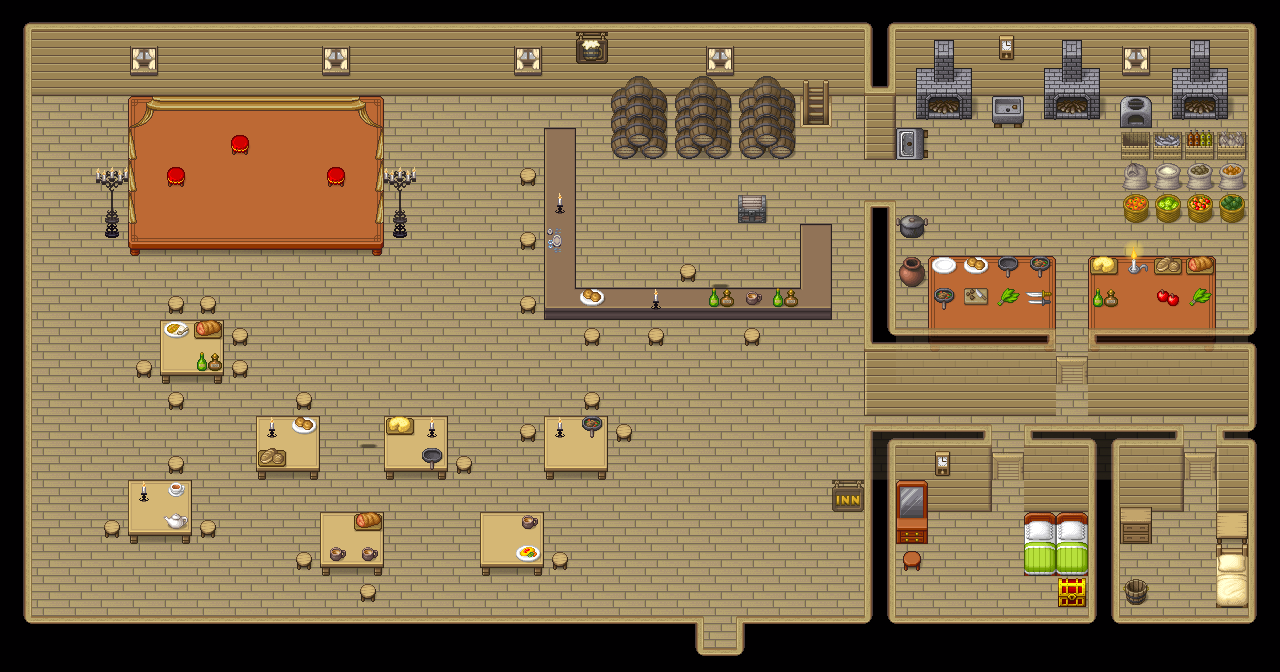

Tiled map render using the project's own tile images. Description and the map definition, with tile-layer contents summarised, below:
An orthogonal 40x21 tile map with 32x32 px tiles, 10 tile layers (Below player, Collisions, Fringe transparent, Fringe non-transparent, ...), 13 tilesets and 11 objects (6x NPC, Door 1, Door 3, Door 2, Start, ...).

<map version="1.5" tiledversion="1.6.0" orientation="orthogonal" renderorder="right-down" compressionlevel="0" width="40" height="21" tilewidth="32" tileheight="32" infinite="0" nextlayerid="19" nextobjectid="19">
 <editorsettings>
  <export target="../../../src/assets/exported-maps/tavern.json" format="json" />
 </editorsettings>
 <tileset firstgid="1" source="../tilesets/base.tsx" />
 <tileset firstgid="953" source="../tilesets/castle.tsx" />
 <tileset firstgid="1121" source="../tilesets/base-addition.tsx" />
 <tileset firstgid="1889" source="../tilesets/wall-up.tsx" />
 <tileset firstgid="1985" source="../tilesets/male12-1.tsx" />
 <tileset firstgid="1997" source="../tilesets/fisherman.tsx" />
 <tileset firstgid="2009" source="../tilesets/male13-1.tsx" />
 <tileset firstgid="2021" source="../tilesets/shadow-1.tsx" />
 <tileset firstgid="2033" source="../tilesets/base-separated-2.tsx" />
 <tileset firstgid="2145" source="../tilesets/male1-1.tsx" />
 <tileset firstgid="2157" source="../tilesets/female10-3.tsx" />
 <tileset firstgid="2169" source="../tilesets/male19-1.tsx" />
 <tileset firstgid="2181" source="../tilesets/female24-1.tsx" />
 <group id="9" name="Layer 1">
  <layer id="1" name="Below player" width="40" height="21">
   <data>[840 cells, 725 non-empty, 1 distinct tile ids]</data>
  </layer>
  <layer id="4" name="Collisions" width="40" height="21">
   <properties>
    <property name="hasCollisions" type="bool" value="true" />
   </properties>
   <data>[840 cells, 377 non-empty, 68 distinct tile ids]</data>
  </layer>
  <layer id="6" name="Fringe transparent" width="40" height="21" opacity="0.8">
   <properties>
    <property name="fringe" type="bool" value="true" />
   </properties>
   <data>[840 cells, 52 non-empty, 15 distinct tile ids]</data>
  </layer>
  <layer id="15" name="Fringe non-transparent" width="40" height="21">
   <properties>
    <property name="fringe" type="bool" value="true" />
   </properties>
   <data>[840 cells, 37 non-empty, 4 distinct tile ids]</data>
  </layer>
 </group>
 <group id="13" name="Layer 2">
  <layer id="16" name="Below player" width="40" height="21">
   <data>[840 cells, 26 non-empty, 2 distinct tile ids]</data>
  </layer>
  <layer id="5" name="Collisions" width="40" height="21">
   <properties>
    <property name="hasCollisions" type="bool" value="true" />
   </properties>
   <data>[840 cells, 99 non-empty, 45 distinct tile ids]</data>
  </layer>
  <layer id="17" name="Fringe transparent" width="40" height="21">
   <properties>
    <property name="fringe" type="bool" value="true" />
   </properties>
   <data>[840 cells, 0 non-empty, 0 distinct tile ids]</data>
  </layer>
  <layer id="8" name="Fringe non-transparent" width="40" height="21">
   <properties>
    <property name="fringe" type="bool" value="true" />
   </properties>
   <data>[840 cells, 2 non-empty, 2 distinct tile ids]</data>
  </layer>
 </group>
 <group id="10" name="Doors">
  <objectgroup id="14" name="Doors Objects">
   <object id="5" name="Door 1" gid="512" x="992" y="480" width="32" height="32" />
   <object id="6" name="Door 3" gid="512" x="1056" y="384" width="32" height="32" />
   <object id="7" name="Door 2" gid="512" x="1184" y="480" width="32" height="32" />
  </objectgroup>
  <layer id="11" name="Doors Collisions" width="40" height="21">
   <properties>
    <property name="hasCollisions" type="bool" value="true" />
   </properties>
   <data>[840 cells, 0 non-empty, 0 distinct tile ids]</data>
  </layer>
  <layer id="12" name="Doors Fringe" width="40" height="21" opacity="0.8">
   <properties>
    <property name="fringe" type="bool" value="true" />
   </properties>
   <data>[840 cells, 3 non-empty, 1 distinct tile ids]</data>
  </layer>
 </group>
 <objectgroup id="2" name="Objects">
  <object id="1" name="Start" x="704" y="576">
   <point />
  </object>
 </objectgroup>
 <objectgroup id="18" name="NPCs">
  <object id="13" name="Farmer Joe" type="NPC" gid="2015" x="352" y="416" width="32" height="32" />
  <object id="14" name="Bartender" type="NPC" gid="1986" x="704" y="256" width="32" height="32" />
  <object id="15" name="Victous" type="NPC" gid="2146" x="160" y="288" width="32" height="32" />
  <object id="16" name="Melody" type="NPC" gid="2162" x="224" y="320" width="32" height="32" />
  <object id="17" name="Verdeck" type="NPC" gid="2177" x="128" y="352" width="32" height="32" />
  <object id="18" name="Sylvia" type="NPC" gid="2191" x="192" y="384" width="32" height="32" />
 </objectgroup>
 <objectgroup id="3" name="Waypoints">
  <object id="2" name="Caltor" type="Waypoint" x="704" y="640" width="32" height="32">
   <properties>
    <property name="location" value="Caltor" />
   </properties>
  </object>
 </objectgroup>
</map>
